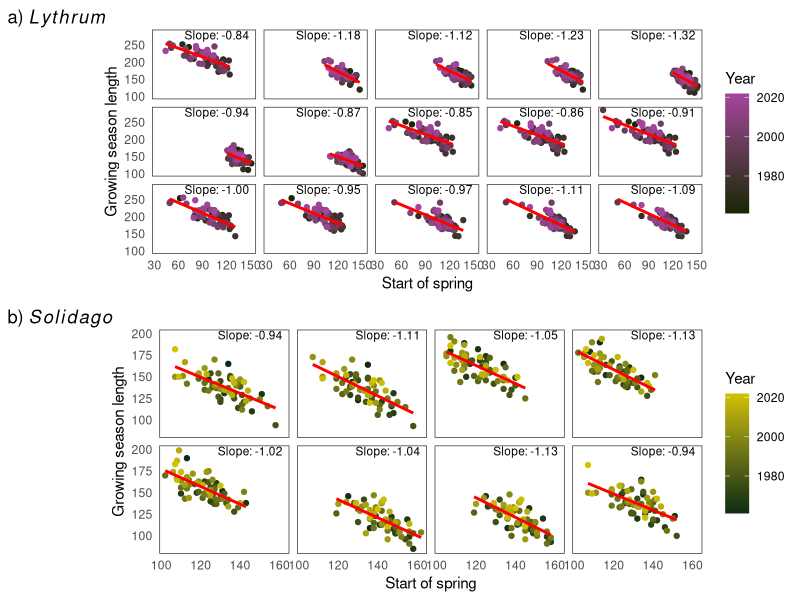

Recreate this plot in R. (Note: this script raises an error after producing the figure.)
#####################################################
##                                                 ##
##     In situ historical flowering estimates      ##
##                                                 ##
##                                                 ##
##                                                 ##
##               JP - 13th June 2024               ##
##                                                 ##
#####################################################

rm(list = ls())
options(width = 100)

library(tidyverse)
library(reshape2)
library(ggplot2)
library(grid)
library(gridExtra)

# Load historical temp data
lythrum_pops_temps <- read.csv("data/SMHI_pthbv_t_1961_2022_daily_4326-lythrumpops.csv")
solidago_pops_temps <- read.csv("data/SMHI_pthbv_t_1961_2022_daily_4326-Solidagopops.csv")

lythrum_pops <- c(1:15) # no. lythrum pops
solidago_pops <- c(1:24)
solidago_boreal_pops <- c(16, 24, 3, 9, 6, 19, 13, 10) # pop id's that correspond to boreal subsample, consistent with main analysis

year_range <- c(1961, 2022)

#-----------------------------------------------------------------------------#
# Delineating by consecutive thermal boundaries (>threshold_temp for >5 days) #
#-----------------------------------------------------------------------------#

threshold_temp <- 5 
cap_length <- 5 # no. days of consecutive threshold temp to surpass

season_consec_caps.f <- function(dat, pops, minyear, maxyear, threshold_temp){
  names(dat) <- NULL
  dat <- as.vector(dat[,1])
  df <- colsplit(dat, ";", c("date", c(paste0("pop", pops))))
  df <- separate(df, col = date, into = c("year", "month", "day"), sep = "\\-")
  
  ## Subsetting years in the dataset
  df <- subset(df, year >= minyear & year <= maxyear)
  
  ## EXTRACTION of growing season bounds  & GSL (growing season length)
  
  years <- unique(df$year)
  
  spring_start <- matrix(NA, ncol = 1 + length(pops), nrow = length(years)) # empty results mat for start of spring -- "1 +" because first column is years
  autumn_start <- matrix(NA, ncol = 1 + length(pops), nrow = length(years)) # empty results mat for start of spring -- "1 +" because first column is years
  gsl <- matrix(NA, ncol = 1 + length(pops), nrow = length(years)) # same as above, but for growing season length (autumn start - spring start)
  
  for (i in 1:length(years)){
    
    annum_temp <- subset(df, df$year == years[i]) # subset df into year
    
    spring_start[i,1] <- years[i]
    autumn_start[i,1] <- years[i]
    
    gsl[i,1] <- years[i]
    
    cap_length <- cap_length # number of consecutive days we want surpassing threshold temp
    
    # function to find start of spring
    find_spring_cap <- function(temp) { # first date in the spring when consecutive N (=5) days are over X (>5) degrees C
      spring_caps <- c()
      for (i in 1:(length(temp)-cap_length)){
        spring_caps[i] <- sum(temp[i:(i+cap_length-1)] > threshold_temp)
      }
      ss <- min(which(spring_caps == cap_length))
      return(ss)
    }
    find_autumn_cap <- function(temp) { # first time in the year 
      autumn_caps <- c()
      for (i in 1:(length(temp)-cap_length)){
        autumn_caps[i] <- sum(temp[i:(i+cap_length-1)] < threshold_temp)
      }
      as <- which(autumn_caps[(182+1):length(autumn_caps)] == cap_length)[1] + 182 # first date after middle of year (day 182) when consecutive N (=5) days are under X (<5) degrees C
      return(as)
    }
    
    for (p in 1:length(pops)){
      spring_start[i,1+p] <- find_spring_cap(annum_temp[,3+p])
      autumn_start[i,1+p] <- find_autumn_cap(annum_temp[,3+p])
      gsl[i,1+p] <- find_autumn_cap(annum_temp[,3+p]) - find_spring_cap(annum_temp[,3+p])
      
    }
  }
  spring_start <- as.data.frame(spring_start); colnames(spring_start) <- c("year", c(pops))
  autumn_start <- as.data.frame(autumn_start); colnames(autumn_start) <- c("year", c(pops))
  gsl <- as.data.frame(gsl); colnames(gsl) <- c("year", c(pops))
  data.frame(apply(spring_start, 2, function(x) as.numeric(as.numeric(x))))
  
  return(list(spring_start, autumn_start, gsl))
}

lythrum_seasoncaps_predict.list <- season_consec_caps.f(lythrum_pops_temps, lythrum_pops, min(year_range), max(year_range), threshold_temp)

solidago_seasoncaps_predict.list <- season_consec_caps.f(solidago_pops_temps, solidago_pops, min(year_range), max(year_range), threshold_temp)

#-----------------------------------------------------------------------------#
#         Organize yearly SoS and GSL calculations for both species           #
#-----------------------------------------------------------------------------#

lythrum_sos <- lythrum_seasoncaps_predict.list[[1]]
lythrum_gsl <- lythrum_seasoncaps_predict.list[[3]]

solidago_sos <- solidago_seasoncaps_predict.list[[1]]
solidago_sos <- solidago_sos[,c(1, solidago_boreal_pops + 1)] # +1 because we are keeping in the "year" column
solidago_gsl <- solidago_seasoncaps_predict.list[[3]]
solidago_gsl <- solidago_gsl[,c(1, solidago_boreal_pops + 1)]

# long
lythrum_sos_long <- lythrum_sos %>%
  pivot_longer(cols = -year, names_to = "population", values_to = "sos")
lythrum_gsl_long <- lythrum_gsl %>%
  pivot_longer(cols = -year, names_to = "population", values_to = "gsl")
solidago_sos_long <- solidago_sos %>%
  pivot_longer(cols = -year, names_to = "population", values_to = "sos")
solidago_gsl_long <- solidago_gsl %>%
  pivot_longer(cols = -year, names_to = "population", values_to = "gsl")

# merge

lythrum_merged <- merge(lythrum_sos_long, lythrum_gsl_long, by = c("year", "population"))
lythrum_merged$year <- as.numeric(lythrum_merged$year)
lythrum_merged$sos <- as.numeric(lythrum_merged$sos)
lythrum_merged$gsl <- as.numeric(lythrum_merged$gsl)

solidago_merged <- merge(solidago_sos_long, solidago_gsl_long, by = c("year", "population"))
solidago_merged$year <- as.numeric(solidago_merged$year)
solidago_merged$sos <- as.numeric(solidago_merged$sos)
solidago_merged$gsl <- as.numeric(solidago_merged$gsl)

#-----------------------------------------------------------------------------#
#                                 Plot                                        #
#-----------------------------------------------------------------------------#
lythrum_palette <- c("#8C4681", "#A6449F", "#172601", "#3E5902", "#567639")
solidago_palette <- c("#0e2d10", "#214d08", "#90980c", "#d2c200", "#fce708")

##--SoS vs. GSL correlation over the years--##

# calculate linear regressions to plot
lythrum_populations <- unique(lythrum_merged$population)
lythrum_slopes <- sapply(lythrum_populations, function(lythrum_populations) {
  lm(gsl ~ sos, data = lythrum_merged[lythrum_merged$population == lythrum_populations, ])$coefficients[2]
})
lythrum_slope_data <- data.frame(population = lythrum_populations, slope = lythrum_slopes)
lythrum_slope_labels <- lythrum_slope_data
lythrum_slope_labels$label <- sprintf("Slope: %.2f", lythrum_slope_labels$slope)

solidago_populations <- unique(solidago_merged$population)
solidago_slopes <- sapply(solidago_populations, function(solidago_populations) {
  lm(gsl ~ sos, data = solidago_merged[solidago_merged$population == solidago_populations, ])$coefficients[2]
})
solidago_slope_data <- data.frame(population = solidago_populations, slope = solidago_slopes)
solidago_slope_labels <- solidago_slope_data
solidago_slope_labels$label <- sprintf("Slope: %.2f", solidago_slope_labels$slope)

lythrum_sos_vs_gsl.p <- ggplot(lythrum_merged, aes(x = sos, y = gsl, color = year)) +
  geom_point()+
  scale_colour_gradient(low = lythrum_palette[3], high = lythrum_palette[2]) +
  geom_smooth(method = "lm", se = FALSE, aes(group = population), col = "red") +
  facet_wrap(~population, nrow = 3, ncol = 5) +
  labs(x = "Start of spring",
       y = "Growing season length",
       colour = "Year",
       shape = "Population",
       tag = expression(paste("a) ", italic(Lythrum)))) +
  geom_text(data = lythrum_slope_labels, aes(label = label, x = Inf, y = Inf), hjust = 1.1, vjust = 1.1, size = 3, inherit.aes = FALSE) +
  theme_bw() +
  theme(strip.text = element_blank(),
        panel.grid = element_blank(),
        axis.ticks = element_blank()) 
  
solidago_sos_vs_gsl.p <- ggplot(solidago_merged, aes(x = sos, y = gsl, color = year)) +
  geom_point()+
  scale_colour_gradient(low = solidago_palette[1], high = solidago_palette[4]) +
  geom_smooth(method = "lm", se = FALSE, aes(group = population), col = "red") +
  facet_wrap(~population, nrow = 2, ncol =4) +
  labs(x = "Start of spring",
       y = "Growing season length",
       colour = "Year",
       shape = "Population",
       tag = expression(paste("b) ", italic(Solidago)))) +
  geom_text(data = solidago_slope_labels, aes(label = label, x = Inf, y = Inf), hjust = 1.1, vjust = 1.1, size = 3, inherit.aes = FALSE) +  theme_bw() +
  theme_bw() +
  theme(strip.text = element_blank(),
        panel.grid = element_blank(),
        axis.ticks = element_blank()) 

sos_vs_gsl.p <- grid.arrange(lythrum_sos_vs_gsl.p, solidago_sos_vs_gsl.p, ncol = 1)

ggsave(sos_vs_gsl.p,
       filename = "output/sos_vs_gsl_20241010.jpeg",
       width = 22, height = 17, units = "cm", dpi = 700)

##-- Fall start vs. GSL ? --##
# extract start of autumn estimates from same algorithm
lythrum_soa <- lythrum_seasoncaps_predict.list[[2]] 
solidago_soa <- solidago_seasoncaps_predict.list[[2]]
solidago_soa <- solidago_soa[,c(1, solidago_boreal_pops + 1)] 

# long & append to long-merged df
lythrum_soa_long <- lythrum_soa %>%
  pivot_longer(cols = -year, names_to = "population", values_to = "soa")
solidago_soa_long <- solidago_soa %>%
  pivot_longer(cols = -year, names_to = "population", values_to = "soa")

lythrum_merged$soa <- as.numeric(lythrum_soa_long$soa)
solidago_merged$soa <- as.numeric(solidago_soa_long$soa)

# linear regressions to plot
lythrum_autumn_slopes <- sapply(lythrum_populations, function(lythrum_populations) {
  lm(gsl ~ soa, data = lythrum_merged[lythrum_merged$population == lythrum_populations, ])$coefficients[2]
})
lythrum_autumn_slope_data <- data.frame(population = lythrum_populations, slope = lythrum_autumn_slopes)
lythrum_autumn_slope_labels <- lythrum_autumn_slope_data
lythrum_autumn_slope_labels$label <- sprintf("Slope: %.2f", lythrum_autumn_slope_labels$slope)


solidago_autumn_slopes <- sapply(solidago_populations, function(solidago_populations) {
  lm(gsl ~ soa, data = solidago_merged[solidago_merged$population == solidago_populations, ])$coefficients[2]
})
solidago_autumn_slope_data <- data.frame(population = solidago_populations, slope = solidago_autumn_slopes)
solidago_autumn_slope_labels <- solidago_autumn_slope_data
solidago_autumn_slope_labels$label <- sprintf("Slope: %.2f", solidago_autumn_slope_labels$slope)

# lythrum_soa_vs_gsl.p <- ggplot(lythrum_merged, aes(x = soa, y = gsl, color = year)) +
#   geom_point()+
#   scale_colour_gradient(low = lythrum_palette[3], high = lythrum_palette[2]) +
#   geom_smooth(method = "lm", se = FALSE, aes(group = population), col = "red") +
#   facet_wrap(~population, nrow = 3, ncol = 5) +
#   labs(x = "Start of Autumn",
#        y = "Growing Season Length",
#        colour = "Year",
#        shape = "Population",
#        tag = "a) Lythrum") +
#   geom_text(data = lythrum_autumn_slope_labels, aes(label = label, x = Inf, y = Inf), hjust = 1.1, vjust = 1.1, size = 3, inherit.aes = FALSE) +  theme_bw() +
#   theme_bw() +
#   theme(strip.text = element_blank(),
#         panel.grid = element_blank(),
#         axis.ticks = element_blank()) 

solidago_soa_vs_gsl.p <- ggplot(solidago_merged, aes(x = soa, y = gsl, color = year)) +
  geom_point()+
  scale_colour_gradient(low = solidago_palette[1], high = solidago_palette[4]) +
  geom_smooth(method = "lm", se = FALSE, aes(group = population), col = "red") +
  facet_wrap(~population, nrow = 2, ncol =4) +
  labs(x = "Start of Autumn",
       y = "Growing Season Length",
       colour = "Year",
       shape = "Population",
       tag = "b) Solidago") +
  geom_text(data = solidago_autumn_slope_labels, aes(label = label, x = Inf, y = Inf), hjust = 1.1, vjust = 1.1, size = 3, inherit.aes = FALSE) +  theme_bw() +
  theme(strip.text = element_blank(),
        panel.grid = element_blank(),
        axis.ticks = element_blank()) 

soa_vs_gsl.p <- grid.arrange(lythrum_soa_vs_gsl.p, solidago_soa_vs_gsl.p, ncol = 1)

ggsave(soa_vs_gsl.p,
       filename = "output/soa_vs_gsl_20240617.jpeg",
       width = 22, height = 17, units = "cm", dpi = 700)


##-- Historical timeseries of SoS and GSL separately --##


lythrum_spring_historicaltrends.p <- ggplot(data = lythrum_merged, aes(x = year, y = sos, colour = population)) +
  geom_point(size = 0.5) +
  geom_smooth(method = "lm", se = FALSE, aes(group = population), linewidth = 0.3) +
  ylim(min(lythrum_merged$sos),max(c(lythrum_merged$gsl))) +
  labs(x = "Year",
       y = "Start of spring",
       shape = "Population") +
  theme_bw() +
  theme(strip.text = element_blank(),
        panel.grid = element_blank(),
        axis.ticks = element_blank(),
        legend.position = "none") 
# lythrum_autumn_historicaltrends.p <- ggplot(data = lythrum_merged, aes(x = year, y = soa, colour = population)) +
#   geom_point(size = 0.5) +
#   geom_smooth(method = "lm", se = FALSE, aes(group = population), linewidth = 0.3) +
#   ylim(min(lythrum_merged$sos),max(c(lythrum_merged$soa))) +
#   labs(x = "Year",
#        y = "Start of Autumn",
#        shape = "Population") +
#   theme_bw() +
#   theme(strip.text = element_blank(),
#         panel.grid = element_blank(),
#         axis.ticks = element_blank(),
#         legend.position = "none") 
lythrum_gsl_historicaltrends.p <- ggplot(data = lythrum_merged, aes(x = year, y = gsl, colour = population)) +
  geom_point(size = 0.5) +
  geom_smooth(method = "lm", se = FALSE, aes(group = population), linewidth = 0.3) +
  ylim(min(lythrum_merged$sos),max(c(lythrum_merged$gsl))) +
  labs(x = "Year",
       y = "Growing season length",
       shape = "Population") +
  theme_bw() +
  theme(strip.text = element_blank(),
        panel.grid = element_blank(),
        axis.ticks = element_blank(),
        legend.position = "none") 

lythrum_trends.p <- grid.arrange(lythrum_spring_historicaltrends.p, lythrum_gsl_historicaltrends.p,
                                 ncol = 2)

solidago_spring_historicaltrends.p <- ggplot(data = solidago_merged, aes(x = year, y = sos, colour = population)) +
  geom_point(size = 0.5) +
  geom_smooth(method = "lm", se = FALSE, aes(group = population), linewidth = 0.3) +
  ylim(min(solidago_merged$sos),max(c(solidago_merged$gsl))) +
  labs(x = "Year",
       y = "Start of spring",
       shape = "Population") +
  theme_bw() +
  theme(strip.text = element_blank(),
        panel.grid = element_blank(),
        axis.ticks = element_blank(),
        legend.position = "none") 
# solidago_autumn_historicaltrends.p <- ggplot(data = solidago_merged, aes(x = year, y = soa, colour = population)) +
#   geom_point(size = 0.5) +
#   geom_smooth(method = "lm", se = FALSE, aes(group = population), linewidth = 0.3) +
#   ylim(min(solidago_merged$sos),max(c(solidago_merged$soa))) +
#   labs(x = "Year",
#        y = "Start of Autumn",
#        shape = "Population") +
#   theme_bw() +
#   theme(strip.text = element_blank(),
#         panel.grid = element_blank(),
#         axis.ticks = element_blank(),
#         legend.position = "none") 
solidago_gsl_historicaltrends.p <- ggplot(data = solidago_merged, aes(x = year, y = gsl, colour = population)) +
  geom_point(size = 0.5) +
  geom_smooth(method = "lm", se = FALSE, aes(group = population), linewidth = 0.3) +
  ylim(min(solidago_merged$sos),max(c(solidago_merged$gsl))) +
  labs(x = "Year",
       y = "Growing season length",
       shape = "Population") +
  theme_bw() +
  theme(strip.text = element_blank(),
        panel.grid = element_blank(),
        axis.ticks = element_blank(),
        legend.position = "none") 

solidago_trends.p <- grid.arrange(solidago_spring_historicaltrends.p, solidago_gsl_historicaltrends.p,
                                 ncol = 2)

historical_trends.p <- grid.arrange(arrangeGrob(lythrum_trends.p, top = textGrob(expression(paste("a) ", italic(Lythrum))), x = 0, hjust = 0)), 
                                    arrangeGrob(solidago_trends.p, top = textGrob(expression(paste("b) ", italic(Solidago))), x= 0, hjust = 0)))

ggsave(historical_trends.p,
       filename = "output/historical_trends_20241010.jpeg",
       width = 15, height = 12, units = "cm", dpi = 700)

